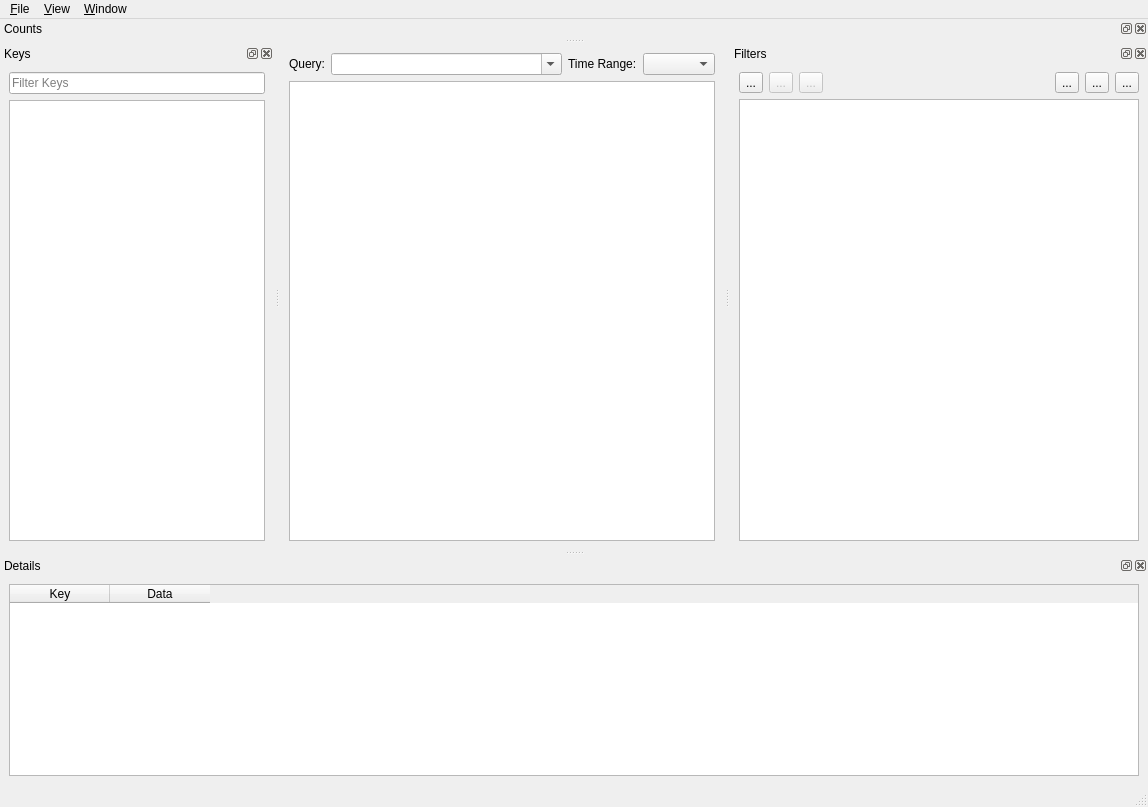
<?xml version="1.0" encoding="UTF-8"?>
<ui version="4.0">
 <class>QStuffMainWindow</class>
 <widget class="QMainWindow" name="QStuffMainWindow">
  <property name="geometry">
   <rect>
    <x>0</x>
    <y>0</y>
    <width>1148</width>
    <height>807</height>
   </rect>
  </property>
  <property name="windowTitle">
   <string>MainWindow</string>
  </property>
  <widget class="QWidget" name="centralwidget">
   <property name="sizePolicy">
    <sizepolicy hsizetype="Expanding" vsizetype="Expanding">
     <horstretch>0</horstretch>
     <verstretch>0</verstretch>
    </sizepolicy>
   </property>
   <layout class="QVBoxLayout" name="verticalLayout_2">
    <item>
     <layout class="QHBoxLayout" name="queryLayout">
      <item>
       <widget class="QLabel" name="queryLabel">
        <property name="sizePolicy">
         <sizepolicy hsizetype="Preferred" vsizetype="Fixed">
          <horstretch>0</horstretch>
          <verstretch>0</verstretch>
         </sizepolicy>
        </property>
        <property name="text">
         <string>Query:</string>
        </property>
       </widget>
      </item>
      <item>
       <widget class="QComboBox" name="queryInputCombo">
        <property name="sizePolicy">
         <sizepolicy hsizetype="MinimumExpanding" vsizetype="Fixed">
          <horstretch>0</horstretch>
          <verstretch>0</verstretch>
         </sizepolicy>
        </property>
        <property name="editable">
         <bool>true</bool>
        </property>
       </widget>
      </item>
      <item>
       <widget class="QLabel" name="startLabel">
        <property name="sizePolicy">
         <sizepolicy hsizetype="Preferred" vsizetype="Fixed">
          <horstretch>0</horstretch>
          <verstretch>0</verstretch>
         </sizepolicy>
        </property>
        <property name="text">
         <string>Time Range:</string>
        </property>
       </widget>
      </item>
      <item>
       <widget class="QComboBox" name="timerangeCombo">
        <property name="sizePolicy">
         <sizepolicy hsizetype="Preferred" vsizetype="Fixed">
          <horstretch>0</horstretch>
          <verstretch>0</verstretch>
         </sizepolicy>
        </property>
        <property name="sizeAdjustPolicy">
         <enum>QComboBox::AdjustToContents</enum>
        </property>
       </widget>
      </item>
     </layout>
    </item>
    <item>
     <widget class="QTableView" name="logsTable">
      <property name="sizePolicy">
       <sizepolicy hsizetype="Expanding" vsizetype="Expanding">
        <horstretch>2</horstretch>
        <verstretch>2</verstretch>
       </sizepolicy>
      </property>
      <property name="autoScroll">
       <bool>false</bool>
      </property>
      <property name="editTriggers">
       <set>QAbstractItemView::NoEditTriggers</set>
      </property>
      <property name="alternatingRowColors">
       <bool>true</bool>
      </property>
      <property name="selectionBehavior">
       <enum>QAbstractItemView::SelectRows</enum>
      </property>
      <attribute name="verticalHeaderVisible">
       <bool>true</bool>
      </attribute>
      <attribute name="verticalHeaderDefaultSectionSize">
       <number>30</number>
      </attribute>
     </widget>
    </item>
   </layout>
  </widget>
  <widget class="QMenuBar" name="menubar">
   <property name="geometry">
    <rect>
     <x>0</x>
     <y>0</y>
     <width>1148</width>
     <height>30</height>
    </rect>
   </property>
   <widget class="QMenu" name="menu_view">
    <property name="title">
     <string>&amp;View</string>
    </property>
    <addaction name="action_saveView"/>
    <addaction name="action_manageViews"/>
    <addaction name="action_resetView"/>
    <addaction name="separator"/>
   </widget>
   <widget class="QMenu" name="menu_Window">
    <property name="title">
     <string>&amp;Window</string>
    </property>
   </widget>
   <widget class="QMenu" name="menu_File">
    <property name="title">
     <string>&amp;File</string>
    </property>
    <addaction name="action_Settings"/>
    <addaction name="action_Quit"/>
   </widget>
   <addaction name="menu_File"/>
   <addaction name="menu_view"/>
   <addaction name="menu_Window"/>
  </widget>
  <widget class="QStatusBar" name="statusbar"/>
  <widget class="QDockWidget" name="filterDock">
   <property name="features">
    <set>QDockWidget::AllDockWidgetFeatures</set>
   </property>
   <property name="windowTitle">
    <string>Filters</string>
   </property>
   <attribute name="dockWidgetArea">
    <number>2</number>
   </attribute>
   <widget class="QWidget" name="dockWidgetContents_2">
    <layout class="QGridLayout" name="gridLayout_4">
     <item row="0" column="0">
      <widget class="QToolButton" name="addFilterButton">
       <property name="toolTip">
        <string>New Filter</string>
       </property>
       <property name="text">
        <string>...</string>
       </property>
       <property name="icon">
        <iconset theme="document-new">
         <normaloff>.</normaloff>.</iconset>
       </property>
      </widget>
     </item>
     <item row="1" column="0" colspan="7">
      <widget class="QListView" name="filterList">
       <property name="minimumSize">
        <size>
         <width>400</width>
         <height>0</height>
        </size>
       </property>
       <property name="selectionMode">
        <enum>QAbstractItemView::ExtendedSelection</enum>
       </property>
       <property name="selectionBehavior">
        <enum>QAbstractItemView::SelectRows</enum>
       </property>
      </widget>
     </item>
     <item row="0" column="4">
      <widget class="QToolButton" name="enableAllFiltersButton">
       <property name="toolTip">
        <string>Enable All</string>
       </property>
       <property name="text">
        <string>...</string>
       </property>
       <property name="icon">
        <iconset theme="list-add">
         <normaloff>.</normaloff>.</iconset>
       </property>
      </widget>
     </item>
     <item row="0" column="5">
      <widget class="QToolButton" name="disableAllFiltersButton">
       <property name="toolTip">
        <string>Disable All</string>
       </property>
       <property name="text">
        <string>...</string>
       </property>
       <property name="icon">
        <iconset theme="list-remove">
         <normaloff>.</normaloff>.</iconset>
       </property>
      </widget>
     </item>
     <item row="0" column="1">
      <widget class="QToolButton" name="invertFilterButton">
       <property name="enabled">
        <bool>false</bool>
       </property>
       <property name="text">
        <string>...</string>
       </property>
       <property name="icon">
        <iconset theme="edit-select-invert">
         <normaloff>.</normaloff>.</iconset>
       </property>
      </widget>
     </item>
     <item row="0" column="2">
      <widget class="QToolButton" name="removeFilterButton">
       <property name="enabled">
        <bool>false</bool>
       </property>
       <property name="text">
        <string>...</string>
       </property>
       <property name="icon">
        <iconset theme="delete">
         <normaloff>.</normaloff>.</iconset>
       </property>
      </widget>
     </item>
     <item row="0" column="6">
      <widget class="QToolButton" name="removeAllFiltersButton">
       <property name="toolTip">
        <string>Remove All</string>
       </property>
       <property name="text">
        <string>...</string>
       </property>
       <property name="icon">
        <iconset theme="edit-delete-shred">
         <normaloff>.</normaloff>.</iconset>
       </property>
      </widget>
     </item>
     <item row="0" column="3">
      <spacer name="horizontalSpacer">
       <property name="orientation">
        <enum>Qt::Horizontal</enum>
       </property>
       <property name="sizeHint" stdset="0">
        <size>
         <width>40</width>
         <height>20</height>
        </size>
       </property>
      </spacer>
     </item>
    </layout>
   </widget>
  </widget>
  <widget class="QDockWidget" name="keysDock">
   <property name="windowTitle">
    <string>Keys</string>
   </property>
   <attribute name="dockWidgetArea">
    <number>1</number>
   </attribute>
   <widget class="QWidget" name="dockWidgetContents_3">
    <layout class="QVBoxLayout" name="verticalLayout">
     <item>
      <widget class="QLineEdit" name="filterKeysEdit">
       <property name="placeholderText">
        <string>Filter Keys</string>
       </property>
       <property name="clearButtonEnabled">
        <bool>true</bool>
       </property>
      </widget>
     </item>
     <item>
      <widget class="QTreeView" name="keysTree">
       <property name="sizePolicy">
        <sizepolicy hsizetype="Expanding" vsizetype="Expanding">
         <horstretch>1</horstretch>
         <verstretch>0</verstretch>
        </sizepolicy>
       </property>
       <property name="minimumSize">
        <size>
         <width>200</width>
         <height>0</height>
        </size>
       </property>
       <property name="contextMenuPolicy">
        <enum>Qt::CustomContextMenu</enum>
       </property>
       <property name="editTriggers">
        <set>QAbstractItemView::NoEditTriggers</set>
       </property>
       <property name="alternatingRowColors">
        <bool>true</bool>
       </property>
       <property name="expandsOnDoubleClick">
        <bool>true</bool>
       </property>
      </widget>
     </item>
    </layout>
   </widget>
  </widget>
  <widget class="QDockWidget" name="chartDock">
   <property name="sizePolicy">
    <sizepolicy hsizetype="Preferred" vsizetype="Ignored">
     <horstretch>0</horstretch>
     <verstretch>0</verstretch>
    </sizepolicy>
   </property>
   <property name="windowTitle">
    <string>Counts</string>
   </property>
   <attribute name="dockWidgetArea">
    <number>4</number>
   </attribute>
   <widget class="QWidget" name="dockWidgetContents_4"/>
  </widget>
  <widget class="QDockWidget" name="logDetailsDock">
   <property name="windowTitle">
    <string>Details</string>
   </property>
   <attribute name="dockWidgetArea">
    <number>8</number>
   </attribute>
   <widget class="QWidget" name="dockWidgetContents_5">
    <layout class="QGridLayout" name="gridLayout">
     <item row="0" column="0" rowspan="2">
      <widget class="QTableWidget" name="detailsTable">
       <property name="sizePolicy">
        <sizepolicy hsizetype="Expanding" vsizetype="Expanding">
         <horstretch>0</horstretch>
         <verstretch>2</verstretch>
        </sizepolicy>
       </property>
       <property name="minimumSize">
        <size>
         <width>200</width>
         <height>0</height>
        </size>
       </property>
       <property name="autoScroll">
        <bool>false</bool>
       </property>
       <property name="editTriggers">
        <set>QAbstractItemView::AllEditTriggers</set>
       </property>
       <property name="alternatingRowColors">
        <bool>true</bool>
       </property>
       <property name="selectionBehavior">
        <enum>QAbstractItemView::SelectRows</enum>
       </property>
       <property name="sortingEnabled">
        <bool>true</bool>
       </property>
       <attribute name="verticalHeaderVisible">
        <bool>false</bool>
       </attribute>
       <column>
        <property name="text">
         <string>Key</string>
        </property>
       </column>
       <column>
        <property name="text">
         <string>Data</string>
        </property>
       </column>
      </widget>
     </item>
    </layout>
   </widget>
  </widget>
  <action name="action_saveView">
   <property name="text">
    <string>&amp;Save</string>
   </property>
  </action>
  <action name="action_manageViews">
   <property name="text">
    <string>&amp;Manage</string>
   </property>
  </action>
  <action name="action_resetView">
   <property name="text">
    <string>&amp;Reset Columns</string>
   </property>
  </action>
  <action name="action_Quit">
   <property name="text">
    <string>&amp;Quit</string>
   </property>
   <property name="shortcut">
    <string>Ctrl+Q</string>
   </property>
  </action>
  <action name="action_Settings">
   <property name="text">
    <string>&amp;Settings ...</string>
   </property>
  </action>
 </widget>
 <resources/>
 <connections>
  <connection>
   <sender>action_Quit</sender>
   <signal>triggered()</signal>
   <receiver>QStuffMainWindow</receiver>
   <slot>close()</slot>
   <hints>
    <hint type="sourcelabel">
     <x>-1</x>
     <y>-1</y>
    </hint>
    <hint type="destinationlabel">
     <x>573</x>
     <y>403</y>
    </hint>
   </hints>
  </connection>
 </connections>
</ui>
